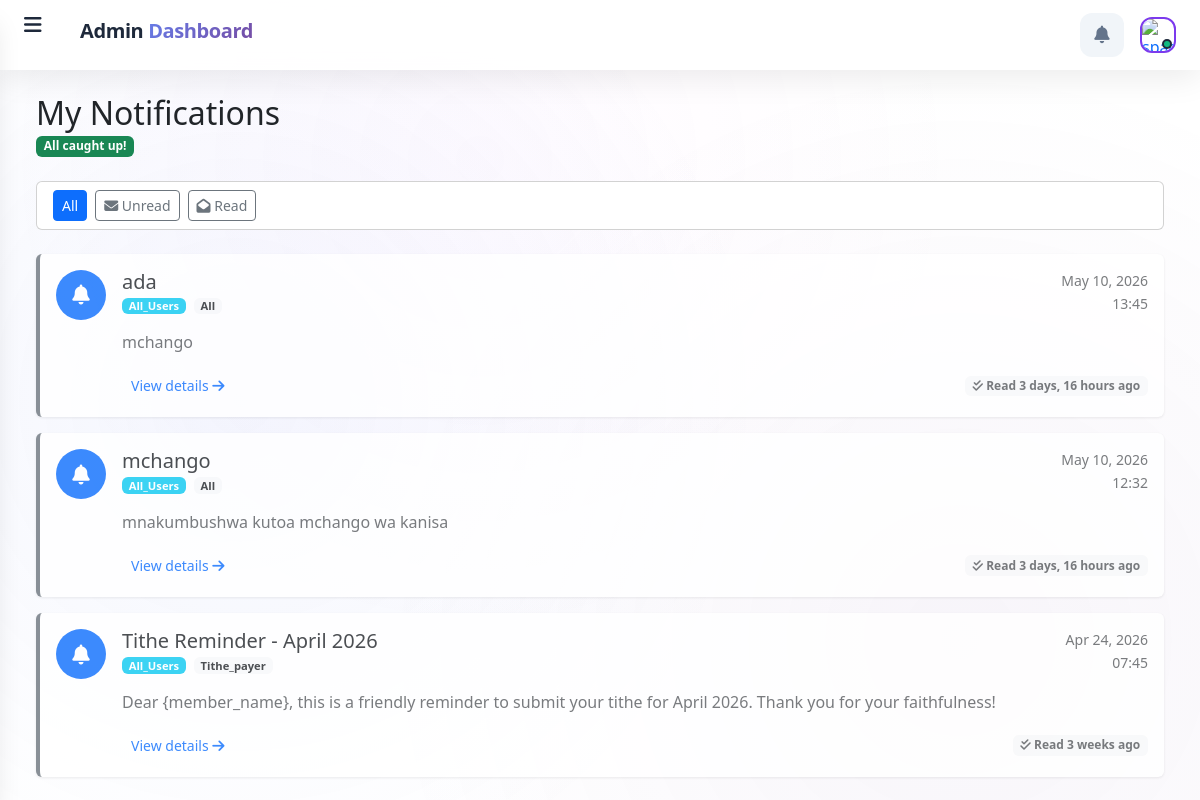
Page /notifications/my/ (signed in) on the committed database.
### notifications/models.py (models this page shows, shortened)
class UserNotification(models.Model):
    user = models.ForeignKey(
        User,
        on_delete=models.CASCADE,
        related_name='user_notifications'
    )
    notification = models.ForeignKey(
        Notification,
        on_delete=models.CASCADE,
        related_name='user_notifications'
    )
    is_read = models.BooleanField(default=False)
    read_at = models.DateTimeField(null=True, blank=True)
    is_sent_via_websocket = models.BooleanField(default=False)
    sent_at = models.DateTimeField(auto_now_add=True)
    class Meta:
        unique_together = ['user', 'notification']
        ordering = ['-sent_at']
        verbose_name = 'User Notification'
        verbose_name_plural = 'User Notifications'

class Notification(models.Model):
    STATUS_CHOICES = [
        ('PENDING', 'Pending'),
        ('SENDING', 'Sending'),
        ('SENT', 'Sent'),
        ('FAILED', 'Failed'),
    ]
    RECIPIENT_TYPE_CHOICES = [
        ('MEMBER', 'Member'),
        ('MINISTRY', 'Ministry'),
        ('COMMITTEE', 'Committee'),
        ('COMMUNITY', 'Community'),
        ('ALL', 'All'),
        ('TITHE_PAYERS', 'Tithe_payer'),
        ('CUSTOM_PHONES', 'Custom_phones'),
    ]
    TARGET_AUDIENCE_CHOICES = [
        ('ALL', 'All_Users'),
        ('STAFF_ONLY', 'Staff_Only'),
        ('MEMBERS_ONLY', 'Members_Only'),
        ('PORTAL_ONLY', 'Portal_Only'),
    ]
    PRIORITY_CHOICES = [
        ('low', 'Low'),
        ('normal', 'Normal'),
        ('high', 'High'),
        ('urgent', 'Urgent'),
    ]
    title = models.CharField(max_length=255)
    message = models.TextField(help_text="Message content (max 160 characters for single SMS)")
    recipient_type = models.CharField(max_length=20, choices=RECIPIENT_TYPE_CHOICES)
    target_audience = models.CharField(
        max_length=20,
        choices=TARGET_AUDIENCE_CHOICES,
        default='ALL',
        help_text="Who should receive this notification in the portal/app"
    )
    priority = models.CharField(
        max_length=10,
        choices=PRIORITY_CHOICES,
        default='normal',
        help_text="Notification priority level"
    )
    member = models.ForeignKey(
        Member,
        on_delete=models.CASCADE,
        null=True,
        blank=True,
        related_name='notifications'
    )
    ministry = models.ForeignKey(
        Ministry,
        on_delete=models.CASCADE,
        null=True,
        blank=True,
        related_name='notifications'
    )
    committee = models.ForeignKey(
        Committee,
        on_delete=models.CASCADE,
        null=True,
        blank=True,
        related_name='notifications'
    )
    community = models.ForeignKey(
        Community,
        on_delete=models.CASCADE,
        null=True,
        blank=True,
        related_name='notifications'
    )
    custom_phone_numbers = models.TextField(
        null=True,
        blank=True,
        help_text="Enter phone numbers separated by commas (e.g., +255712345678, +255723456789)"
    )
    status = models.CharField(max_length=20, choices=STATUS_CHOICES, default='PENDING')
    created_by = models.ForeignKey(User, on_delete=models.SET_NULL, null=True)
    created_at = models.DateTimeField(auto_now_add=True)
    sent_at = models.DateTimeField(null=True, blank=True)
    send_sms = models.BooleanField(default=True, help_text="Send SMS via AfricasTalking")
    total_recipients = models.IntegerField(default=0)
    sms_sent_count = models.IntegerField(default=0)
    sms_failed_count = models.IntegerField(default=0)
    error_message = models.TextField(null=True, blank=True)
    class Meta:
        ordering = ['-created_at']
        verbose_name = 'Notification'
        verbose_name_plural = 'Notifications'

### notifications/views.py (the view)
# urls.py: path('my/', views.my_notifications, name='my_notifications'),
@login_required
def my_notifications(request):
    filter_type = request.GET.get('filter', 'all')
    user_notifications = UserNotification.objects.filter(
        user=request.user
    ).select_related('notification').order_by('-sent_at')
    if filter_type == 'unread':
        user_notifications = user_notifications.filter(is_read=False)
    elif filter_type == 'read':
        user_notifications = user_notifications.filter(is_read=True)
    paginator = Paginator(user_notifications, 20)
    page_number = request.GET.get('page')
    page_obj = paginator.get_page(page_number)
    unread_count = UserNotification.objects.filter(
        user=request.user,
        is_read=False
    ).count()
    is_church_member = hasattr(request.user, 'church_member')
    base_template = 'portal/base_portal.html' if is_church_member else 'base.html'
    context = {
        'page_obj': page_obj,
        'user_notifications': page_obj,
        'unread_count': unread_count,
        'filter_type': filter_type,
        'is_church_member': is_church_member,
        'base_template': base_template,
    }
    return render(request, 'notifications/my_notifications.html', context)

### christ_king_church/context_processors.py (called while the page is built)
def language_context(request):
    current_language = get_language()
    return {
        'LANGUAGE_CODE': current_language,
        'LANGUAGES': settings.LANGUAGES,
        'CURRENT_LANGUAGE_CODE': current_language,
        'CURRENT_LANGUAGE_NAME': dict(settings.LANGUAGES).get(current_language, 'English'),
        'IS_SWAHILI': current_language == 'sw',
        'IS_ENGLISH': current_language == 'en',
    }

### finance/base_models.py (called while the page is built)
    def get_queryset(self):
        return super().get_queryset().filter(is_deleted=False)

### notifications/context_processors.py (called while the page is built)
def notification_context(request):
    context = {
        'unread_count': 0,
        'notifications': [],
    }
    if request.user.is_authenticated:
        try:
            from .models import UserNotification
            unread_count = UserNotification.objects.filter(
                user=request.user,
                is_read=False
            ).count()
            context['unread_count'] = unread_count
            recent_notifications = UserNotification.objects.filter(
                user=request.user,
                is_read=False
            ).select_related('notification').order_by('-sent_at')[:5]
            context['notifications'] = recent_notifications
        except Exception:
            context['unread_count'] = 0
            context['notifications'] = []
    return context

### users/models.py (called while the page is built)
    def get_full_name(self):
        return f"{self.firstname} {self.lastname}".strip()

    def is_approver(self):
        return self.roles in self.APPROVER_ROLES or self.is_superuser or self.is_staff

### templates/notifications/my_notifications.html (shortened to what this page needs)
{% extends base_template|default:'base.html' %}
{% load static %}
{% block content %}
<div class="container-fluid">
    <div class="d-flex justify-content-between align-items-center mb-4">
        <div>
            <h2 class="mb-0">{% if is_church_member %}My Church Notifications{% else %}My Notifications{% endif %}</h2>
            <p class="text-muted mb-0">
                {% if unread_count > 0 %}
                <span class="badge bg-danger">{{ unread_count }} unread</span>
                {% else %}
                <span class="badge bg-success">All caught up!</span>
                {% endif %}
            </p>
        </div>
    </div>
    <div class="card mb-4">
        <div class="card-body py-2">
            <div class="d-flex gap-2">
                <a href="{% url 'my_notifications' %}" class="btn btn-sm {% if filter_type == 'all' %}btn-primary{% else %}btn-outline-secondary{% endif %}">
                    All
                </a>
                <a href="?filter=unread" class="btn btn-sm {% if filter_type == 'unread' %}btn-primary{% else %}btn-outline-secondary{% endif %}">
                    <i class="fas fa-envelope"></i> Unread
                </a>
                <a href="?filter=read" class="btn btn-sm {% if filter_type == 'read' %}btn-primary{% else %}btn-outline-secondary{% endif %}">
                    <i class="fas fa-envelope-open"></i> Read
                </a>
            </div>
        </div>
    </div>
    {% if user_notifications %}
    <div class="row">
        {% for un in user_notifications %}
        <div class="col-12 mb-3">
            <div class="card notification-card {% if not un.is_read %}unread{% if un.notification.priority == 'urgent' %}-urgent{% elif un.notification.priority == 'high' %}-high{% endif %}{% else %}read{% endif %}">
                <div class="card-body">
                    <div class="d-flex gap-3">
                        <div class="flex-shrink-0">
                            <div class="rounded-circle d-flex align-items-center justify-content-center"
                                 style="width: 50px; height: 50px;
                                        background: {% if un.notification.priority == 'urgent' %}#dc3545{% elif un.notification.priority == 'high' %}#ffc107{% elif un.notification.priority == 'low' %}#6c757d{% else %}#0d6efd{% endif %};
                                        color: white;">
                                <i class="fas {% if un.notification.recipient_type == 'Staff' %}fa-user-tie{% elif un.notification.recipient_type == 'MINISTRY' %}fa-users{% else %}fa-bell{% endif %} fa-lg"></i>
                            </div>
                        </div>
                        <div class="flex-grow-1">
                            <div class="d-flex justify-content-between align-items-start mb-2">
                                <div>
                                    <h5 class="card-title mb-1">{{ un.notification.title }}</h5>
                                    <div class="d-flex gap-2 mb-2">
                                        <span class="badge bg-info priority-badge">{{ un.notification.get_target_audience_display }}</span>
                                        <span class="badge bg-light text-dark priority-badge">{{ un.notification.get_recipient_type_display }}</span>
                                    </div>
                                </div>
                                <div class="text-end">
                                    <small class="text-muted d-block">{{ un.sent_at|date:"M d, Y" }}</small>
                                    <small class="text-muted">{{ un.sent_at|time:"H:i" }}</small>
                                </div>
                            </div>
                            <p class="card-text text-muted">{{ un.notification.message }}</p>
                            <div class="d-flex justify-content-between align-items-center mt-3">
                                <div class="d-flex gap-2">
                                    <a href="{% url 'user_notification_detail' un.id %}" class="btn btn-sm btn-link text-decoration-none">
                                        View details <i class="fas fa-arrow-right"></i>
                                    </a>
                                </div>
                                {% if un.is_read %}
                                <span class="badge bg-light text-muted">
                                    <i class="fas fa-check-double"></i> Read {{ un.read_at|timesince }} ago
                                </span>
                                {% endif %}
                            </div>
                        </div>
                    </div>
                </div>
            </div>
        </div>
        {% endfor %}
    </div>
    {% endif %}
</div>
{% endblock %}

### templates/base.html (style rules this page uses)
:root { --primary: #667eea; --primary-dark: #5a67d8; --primary-light: #7c3aed; --secondary: #f093fb; --accent: #4facfe; --success: #10b981; --warning: #f59e0b; --danger: #ef4444; --info: #3b82f6; --bg-primary: #f8fafc; --bg-secondary: #f1f5f9; --bg-tertiary: #e2e8f0; --text-primary: #1e293b; --text-secondary: #64748b; --text-muted: #94a3b8; --border-color: #e2e8f0; --glass-bg: rgba(255, 255, 255, 0.85); --glass-bg-dark: rgba(30, 41, 59, 0.95); --glass-border: rgba(255, 255, 255, 0.3); --glass-shadow: 0 8px 32px rgba(0, 0, 0, 0.08); --gradient-primary: linear-gradient(135deg, #667eea 0%, #764ba2 100%); --gradient-secondary: linear-gradient(135deg, #f093fb 0%, #f5576c 100%); --gradient-accent: linear-gradient(135deg, #4facfe 0%, #00f2fe 100%); --gradient-sidebar: linear-gradient(180deg, #1e293b 0%, #0f172a 100%); --gradient-header: linear-gradient(90deg, #667eea 0%, #764ba2 100%); --font-primary: "Inter", -apple-system, BlinkMacSystemFont, "Segoe UI", sans-serif; --font-display: "Playfair Display", Georgia, serif; --sidebar-width: 280px; --sidebar-collapsed: 80px; --header-height: 70px; --border-radius: 12px; --border-radius-sm: 8px; --border-radius-lg: 16px; --transition-fast: 0.15s ease; --transition-base: 0.25s ease; --transition-slow: 0.35s ease; --shadow-sm: 0 1px 2px rgba(0, 0, 0, 0.05); --shadow-md: 0 4px 6px -1px rgba(0, 0, 0, 0.1); --shadow-lg: 0 10px 15px -3px rgba(0, 0, 0, 0.1); --shadow-xl: 0 20px 25px -5px rgba(0, 0, 0, 0.1); --shadow-glow: 0 0 20px rgba(102, 126, 234, 0.4); }
* { margin: 0; padding: 0; box-sizing: border-box; }
html { font-size: 16px; -webkit-font-smoothing: antialiased; -moz-osx-font-smoothing: grayscale; scroll-behavior: smooth; }
body { font-family: var(--font-primary); background: var(--bg-primary); color: var(--text-primary); line-height: 1.6; overflow-x: hidden; min-height: 100vh; }
body::before { content: ""; position: fixed; top: 0; left: 0; right: 0; bottom: 0; background: radial-gradient( circle at 20% 50%, rgba(102, 126, 234, 0.08) 0%, transparent 50% ), radial-gradient( circle at 80% 80%, rgba(118, 75, 162, 0.06) 0%, transparent 50% ), radial-gradient( circle at 40% 20%, rgba(240, 147, 251, 0.04) 0%, transparent 50% ); pointer-events: none; z-index: -1; animation: backgroundPulse 15s ease-in-out infinite; }
.btn { display: inline-flex; align-items: center; justify-content: center; gap: 8px; padding: 10px 20px; border-radius: var(--border-radius-sm); font-size: 0.9rem; font-weight: 600; text-decoration: none; cursor: pointer; transition: all var(--transition-fast); border: none; }

### templates/notifications/my_notifications.html (style rules this page uses)
.notification-card { transition: all 0.2s ease; border: none; box-shadow: 0 1px 3px rgba(0,0,0,0.1); }
.notification-card.read { border-left: 4px solid #6c757d; opacity: 0.8; }
.priority-badge { font-size: 0.7rem; padding: 0.25em 0.6em; }

### rows in the picture
UserNotification: notification "ada", notification.target_audience "All_Users", notification.recipient_type "All", sent_at "May 10, 2026", sent_at "13:45", notification.message "mchango", read_at "3 days, 16 hours"
UserNotification: notification "mchango", notification.target_audience "All_Users", notification.recipient_type "All", sent_at "May 10, 2026", sent_at "12:32", notification.message "mnakumbushwa kutoa mchango wa kanisa", read_at "3 days, 16 hours"
UserNotification: notification "Tithe Reminder - April 2026", notification.target_audience "All_Users", notification.recipient_type "Tithe_payer", sent_at "Apr 24, 2026", sent_at "07:45", notification.message "Dear {member_name}, this is a friendly reminder to submit your tithe for April 2026. Thank you for your faithfulness!", read_at "3 weeks"
